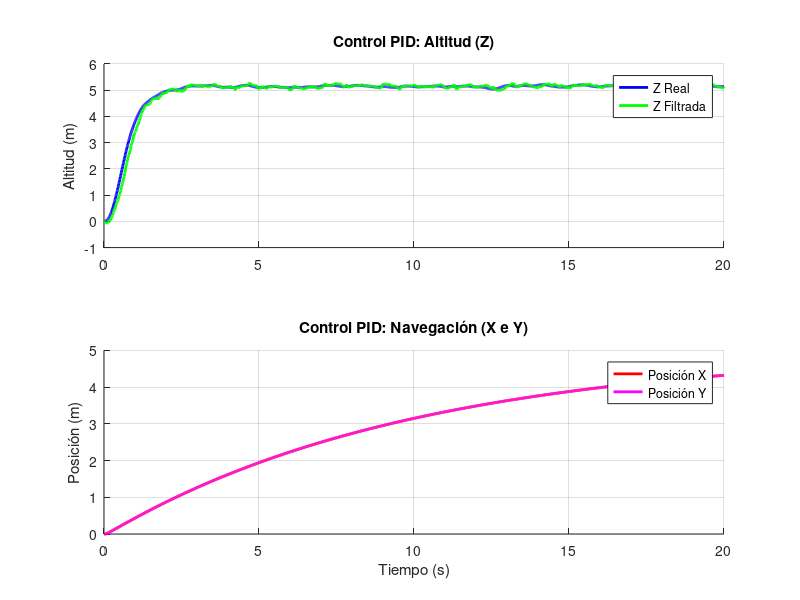
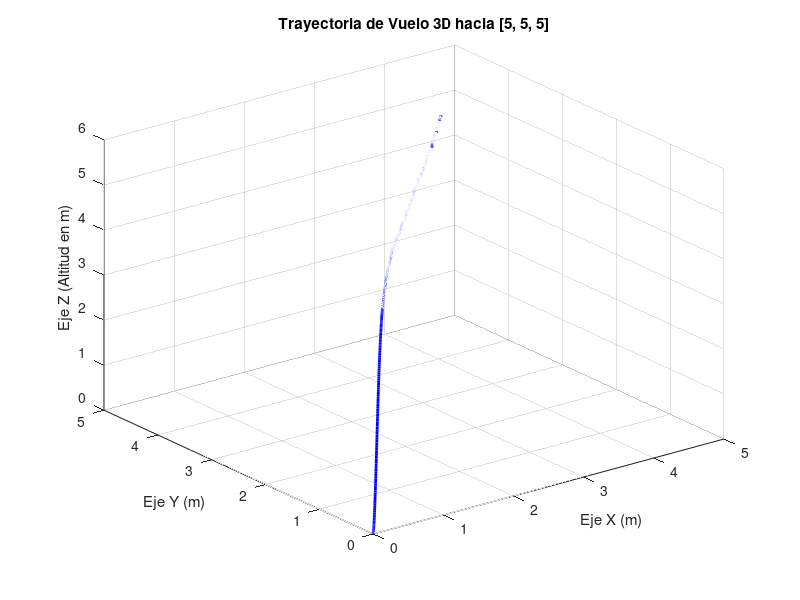

Recreate these plots in MATLAB, in order.
% ==========================================
% SIMULADOR FÍSICO DE DRON 6-DoF
% ==========================================
clear all; clc; close all;

% PARÁMETROS FÍSICOS DEL DRON
masa_dron  = 1.2;   % Masa del dron en Kg
a_gravedad = 9.81;  % Aceleración de la Gravedad en m/s^2
inercia_xx = 0.01;  % Inercia en X, Roll
inercia_yy = 0.01;  % Inercia en Y, Pitch
inercia_zz = 0.01;  % Inercia en Z, Yaw
f_aero_lin = 0.1;   % Fricción aerodinámica lineal
tau_motor  = 0.05;  % Tiempo que tardan los motores en reaccionar

% CONFIGURACIÓN DE LA SIMULACIÓN
dt = 0.01;        % Paso de tiempo entre iteraciones
t_final = 20;     % Segundos totales a simular (ampliado para viaje en XY)
N = t_final / dt; % Número total de iteraciones
alpha = dt / (tau_motor + dt); % Constante de filtro para los motores
beta = 0.1;       % Peso para el filtro de sensores MME

% VARIABLES DE ESTADO INICIALES
x = 0; y = 0; z = 0;             % Posición inicial
vx = 0; vy = 0; vz = 0;           % Velocidades lineales
phi = 0; theta = 0; psi = 0;      % Ángulos de Euler (Roll, Pitch, Yaw)
p = 0; q = 0; r = 0;              % Velocidades angulares

z_filtrada = z;                   % Inicializamos el filtro
U1_real = masa_dron * a_gravedad; % Empuje inicial

% CONSTANTES DE LOS CONTROLADORES PID
% PID Altitud (Z)
z_ref  = 5;
kp_z = 6; ki_z = 0; kd_z = 5.5;
err_z_acumulado = 0; err_z_previo = 0;

% PIDs de Navegación (X e Y)
x_ref = 5;
y_ref = 5;
kp_xy = 0.04; ki_xy = 0; kd_xy = 0.4;
err_x_acumulado = 0; err_x_previo = 0;
err_y_acumulado = 0; err_y_previo = 0;

% PIDs de Actitud
kp_att = 2.5; ki_att = 0; kd_att = 0.3;
err_phi_acum = 0;   err_phi_prev = 0;
err_theta_acum = 0; err_theta_prev = 0;
err_psi_acum = 0;   err_psi_prev = 0;

angulo_max = 0.3; % Saturación: Límite de inclinación en radianes (~28 grados)

% VECTORES DE TELEMETRÍA
hist_t          = zeros(1, N);
hist_x          = zeros(1, N);
hist_y          = zeros(1, N);
hist_z_real     = zeros(1, N);
hist_z_medida   = zeros(1, N);
hist_z_filtrada = zeros(1, N);

% ==========================================
% BUCLE PRINCIPAL DE VUELO
% ==========================================
for i = 1 : N

  % LECTURA DE SENSORES Y FILTRADO
  z_medida = z + randn() * 0.2; % Ruido blanco
  z_filtrada = (1 - beta) * z_filtrada + beta * z_medida; % Filtro MME

  % PILOTO DE NAVEGACIÓN

  % PID de Altitud (Z) -> Decide la fuerza hacia arriba
  err_z = z_ref - z_filtrada;
  err_z_acumulado = err_z_acumulado + err_z * dt;
  vel_err_z = (err_z - err_z_previo) / dt;
  fuerza_pid = kp_z * err_z + err_z_acumulado * ki_z + vel_err_z * kd_z;
  err_z_previo = err_z;

  % PID de Eje X -> Decide cuánto cabecear (Pitch / Theta)
  err_x = x_ref - x;
  err_x_acumulado = err_x_acumulado + err_x * dt;
  vel_err_x = (err_x - err_x_previo) / dt;
  theta_deseado = kp_xy * err_x + err_x_acumulado * ki_xy + vel_err_x * kd_xy;
  err_x_previo = err_x;

  % PID de Eje Y -> Decide cuánto alabear (Roll / Phi)
  err_y = y_ref - y;
  err_y_acumulado = err_y_acumulado + err_y * dt;
  vel_err_y = (err_y - err_y_previo) / dt;
  phi_deseado = -(kp_xy * err_y + err_y_acumulado * ki_xy + vel_err_y * kd_xy);
  err_y_previo = err_y;

  % SATURACIÓN DE SEGURIDAD
  if theta_deseado > angulo_max; theta_deseado = angulo_max;
  elseif theta_deseado < -angulo_max; theta_deseado = -angulo_max; end

  if phi_deseado > angulo_max; phi_deseado = angulo_max;
  elseif phi_deseado < -angulo_max; phi_deseado = -angulo_max; end

  % LAZO INTERNO

  % PID de Roll (Alabeo)
  err_phi = phi_deseado - phi;
  err_phi_acum = err_phi_acum + err_phi * dt;
  vel_err_phi = (err_phi - err_phi_prev) / dt;
  U2 = kp_att * err_phi + err_phi_acum * ki_att + vel_err_phi * kd_att;
  err_phi_prev = err_phi;

  % PID de Pitch (Cabeceo)
  err_theta = theta_deseado - theta;
  err_theta_acum = err_theta_acum + err_theta * dt;
  vel_err_theta = (err_theta - err_theta_prev) / dt;
  U3 = kp_att * err_theta + err_theta_acum * ki_att + vel_err_theta * kd_att;
  err_theta_prev = err_theta;

  % PID de Yaw (Guiñada)
  err_psi = 0 - psi;
  err_psi_acum = err_psi_acum + err_psi * dt;
  vel_err_psi = (err_psi - err_psi_prev) / dt;
  U4 = kp_att * err_psi + err_psi_acum * ki_att + vel_err_psi * kd_att;
  err_psi_prev = err_psi;

  % ACTUADORES (Fuerza Z)
  U1_deseado = (masa_dron * a_gravedad) + fuerza_pid;

  if U1_deseado <= 0; U1_deseado = 0;
  elseif U1_deseado > 3 * masa_dron * a_gravedad; U1_deseado = 3 * masa_dron * a_gravedad; end

  U1_real = U1_real + alpha * (U1_deseado - U1_real);

  % DINÁMICA FÍSICA Y CINEMÁTICA
  dp = (U2 + (inercia_yy - inercia_zz) * q * r) / inercia_xx;
  dq = (U3 + (inercia_zz - inercia_xx) * p * r) / inercia_yy;
  dr = (U4 + (inercia_xx - inercia_yy) * p * q) / inercia_zz;

  dphi = p + q * sin(phi) * tan(theta) + r * cos(phi) * tan(theta);
  dtheta = q * cos(phi) - r * sin(phi);
  dpsi = q * sin(phi) / cos(theta) + r * cos(phi) / cos(theta);

  ax = (U1_real / masa_dron) * (cos(phi) * sin(theta) * cos(psi) + sin(phi) * sin(psi)) - (f_aero_lin / masa_dron) * vx;
  ay = (U1_real / masa_dron) * (cos(phi) * sin(theta) * sin(psi) - sin(phi) * cos(psi)) - (f_aero_lin / masa_dron) * vy;
  az = (U1_real / masa_dron) * (cos(phi) * cos(theta)) - a_gravedad - (f_aero_lin / masa_dron) * vz;

  vx = vx + ax * dt;
  vy = vy + ay * dt;
  vz = vz + az * dt;

  x = x + vx * dt;
  y = y + vy * dt;
  z = z + vz * dt;

  if z <= 0; z = 0; vz = 0; end

  p = p + dp * dt;
  q = q + dq * dt;
  r = r + dr * dt;

  % Actualizar ángulos reales en el espacio
  phi = phi + dphi * dt;
  theta = theta + dtheta * dt;
  psi = psi + dpsi * dt;

  % GUARDAR TELEMETRÍA
  hist_t(i)          = i * dt;
  hist_x(i)          = x;
  hist_y(i)          = y;
  hist_z_real(i)     = z;
  hist_z_medida(i)   = z_medida;
  hist_z_filtrada(i) = z_filtrada;

end

% ==========================================
% VISUALIZACIÓN DE RESULTADOS
% ==========================================
% Figura 1: Telemetría 2D (Altitud y Navegación)
figure(1);
subplot(2,1,1);
hold on;
plot(hist_t, hist_z_real, 'b', 'LineWidth', 2);
plot(hist_t, hist_z_filtrada, 'g', 'LineWidth', 2);
title('Control PID: Altitud (Z)');
ylabel('Altitud (m)');
legend('Z Real', 'Z Filtrada');
grid on;

subplot(2,1,2);
hold on;
plot(hist_t, hist_x, 'r', 'LineWidth', 2);
plot(hist_t, hist_y, 'm', 'LineWidth', 2);
title('Control PID: Navegación (X e Y)');
xlabel('Tiempo (s)');
ylabel('Posición (m)');
legend('Posición X', 'Posición Y');
grid on;

% Figura 2: Vista de la trayectoria en 3D
figure(2);
plot3(hist_x, hist_y, hist_z_real, 'b', 'LineWidth', 2);
grid on;
title('Trayectoria de Vuelo 3D hacia [5, 5, 5]');
xlabel('Eje X (m)');
ylabel('Eje Y (m)');
zlabel('Eje Z (Altitud en m)');
